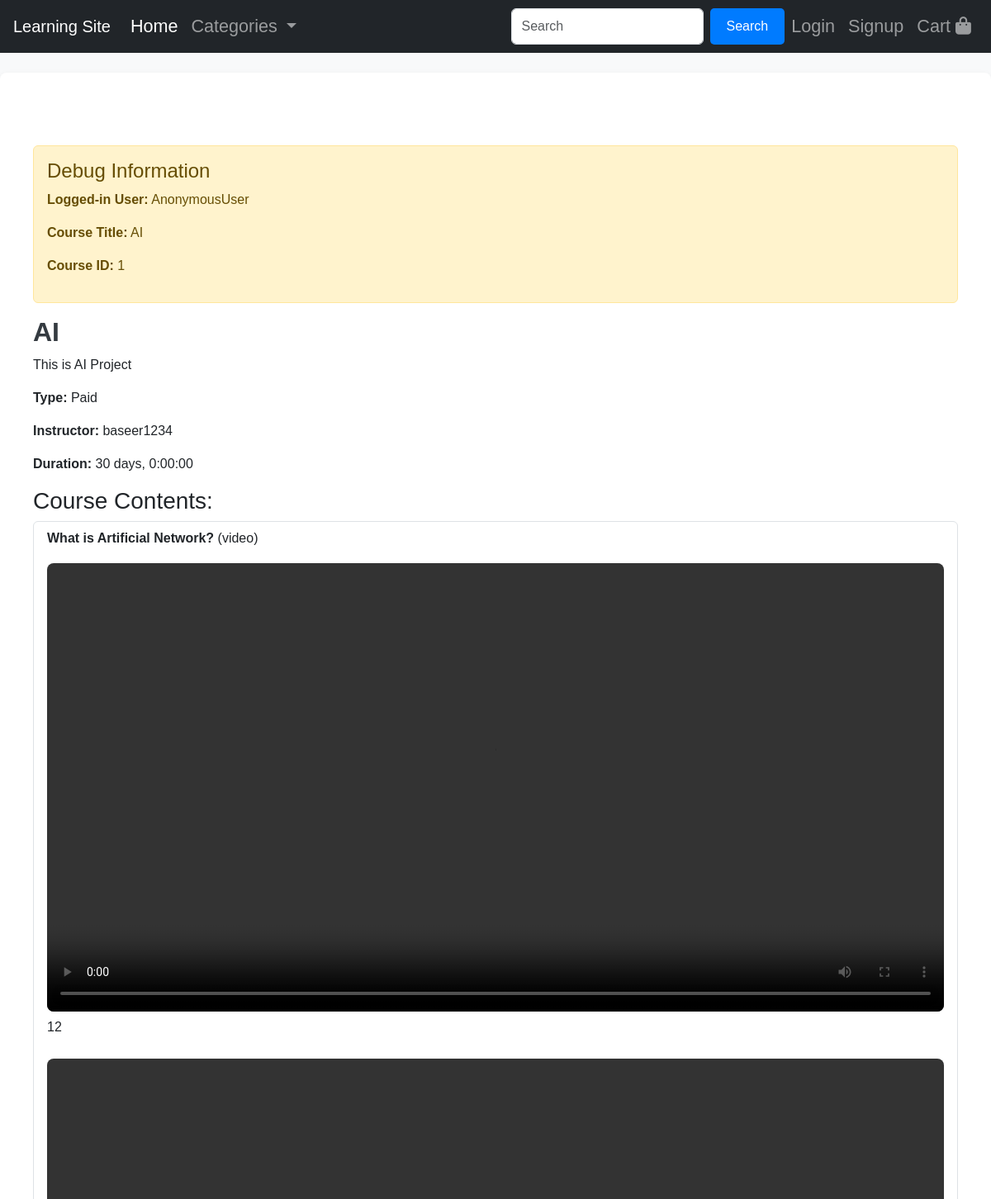
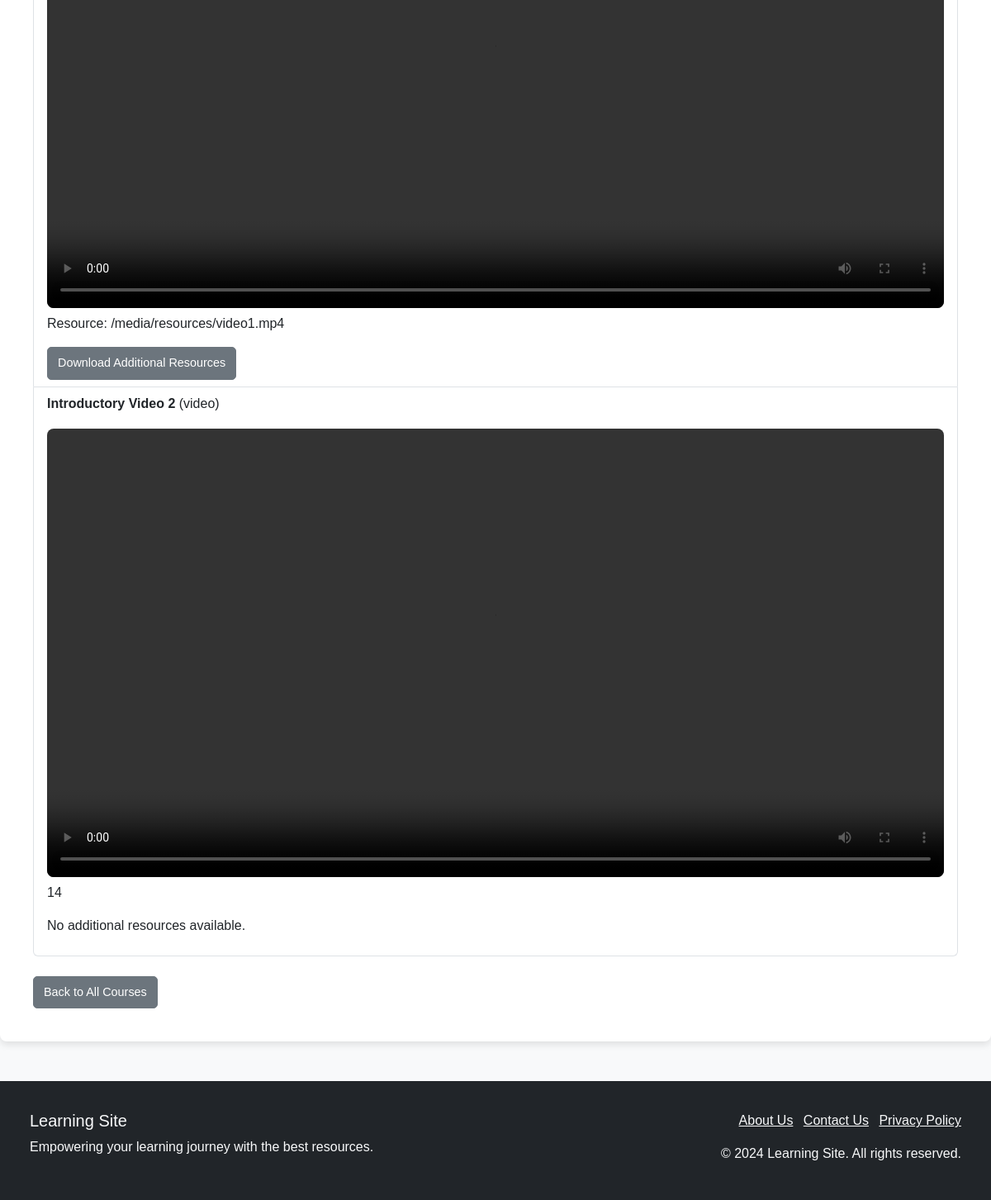
The app's page /course_instructor/course/1/ with its own data (2 pictures, top to bottom).
### course_instructor/models.py (models this page shows, shortened)
class Course(models.Model):
    COURSE_TYPE_CHOICES = [
        ('paid', 'Paid'),
        ('unpaid', 'Unpaid'),
    ]
    title = models.CharField(max_length=255)
    description = models.TextField()
    duration = models.DurationField(default=timedelta(days=30))
    instructor = models.ForeignKey(User, on_delete=models.CASCADE, related_name='courses_taught')
    course_type = models.CharField(max_length=10, choices=COURSE_TYPE_CHOICES, default='unpaid')
    created_at = models.DateTimeField(auto_now_add=True)
    updated_at = models.DateTimeField(auto_now=True)

class CourseContent(models.Model):
    course = models.ForeignKey(Course, related_name='contents', on_delete=models.CASCADE)
    Contenttitle = models.CharField(max_length=255)
    video = models.FileField(upload_to='course_videos/', max_length=255)
    content_type = models.CharField(max_length=100, choices=[('video', 'Video'), ('pdf', 'PDF'), ('text', 'Text')])
    order = models.IntegerField()
    additional_resources = models.FileField(upload_to='resources/', null=True, blank=True)
    is_last_video = models.BooleanField(default=False)

### course_instructor/views.py (the view)
# urls.py: path('course/<int:course_id>/', course_detail, name='course_detail'),
def course_detail(request, course_id):
    course = get_object_or_404(Course, id=course_id)
    course_contents = CourseContent.objects.filter(course=course).order_by('order')
    return render(
        request,
        'course_detail.html',
        {
            'course': course,
            'course_contents': course_contents,
            'student_id': request.user.id,  # Add this for potential logged-in student tracking
        }
    )

### template/course_detail.html (shortened to what this page needs)
{% extends "layout.html" %}
{% load static %}
{% block body %}
<div class="container mt-5">
    <div class="alert alert-warning">
        <h4>Debug Information</h4>
        <p><strong>Logged-in User:</strong> {{ request.user }}</p>
        <p><strong>Course Title:</strong> {{ course.title }}</p>
        <p><strong>Course ID:</strong> {{ course.id }}</p>
    </div>
    <h1>{{ course.title }}</h1>
    <p>{{ course.description }}</p>
    <p><strong>Type:</strong> {{ course.get_course_type_display }}</p>
    <p><strong>Instructor:</strong> {{ course.instructor }}</p>
    <p><strong>Duration:</strong> {{ course.duration }}</p>
    <h3>Course Contents:</h3>
    <ul class="list-group mb-4">
        {% for content in course_contents %}
    <li class="list-group-item">
        <strong>{{ content.Contenttitle }}</strong> ({{ content.content_type }})
        {% if content.content_type == 'video' %}
        <div class="mt-2">
            <video id="videoId_{{ content.id }}" width="100%" controls>
                <source src="{{ content.video.url }}" type="video/mp4">
            </video>
            <p>{{ content.id }}</p>
        </div>
        {% elif content.content_type == 'pdf' %}
        <div class="mt-2">
            <a href="{{ content.additional_resources.url }}" target="_blank" class="btn btn-info">View PDF</a>
        </div>
        {% elif content.content_type == 'text' %}
        <p>{{ content.additional_resources.url }}</p>
        {% endif %}
        {% if content.additional_resources %}
    <div class="mt-2">
        <video id="additionalVideo_{{ content.id }}" width="100%" controls>
            <source src="{{ content.additional_resources.url }}" type="video/mp4">
        </video>
    </div>
    <p>Resource: {{ content.additional_resources.url }}</p>
    <a href="{{ content.additional_resources.url }}" class="btn btn-secondary">Download Additional Resources</a>
{% else %}
    <p>No additional resources available.</p>
{% endif %}
    </li>
{% empty %}
    <li class="list-group-item">No content available for this course.</li>
{% endfor %}
    </ul>
    <a href="/" class="btn btn-secondary">Back to All Courses</a>
</div>
{% endblock %}

### static/style.css (style rules this page uses)
.container { max-width: 100% !important; }
body { display: flex; flex-direction: column; min-height: 100vh; margin: 0; }
.container { max-width: 800px; margin: 0 auto; padding: 20px; }
body { font-family: 'Arial', sans-serif; background-color: #f8f9fa; margin: 0; padding: 0; }
h1 { font-size: 2rem; font-weight: bold; color: #343a40; }
video { border-radius: 8px; margin-top: 10px; }
.btn { font-size: 0.9rem; padding: 8px 12px; border-radius: 5px; transition: background-color 0.2s ease-in-out, color 0.2s ease-in-out; }

### records on screen
Course: title "AI", id "1", description "This is AI Project", course_type "Paid", instructor "baseer1234", duration "30 days, 0:00:00"
CourseContent: Contenttitle "What is Artificial Network?", content_type "video", id "12", additional_resources "/media/resources/video1.mp4"
CourseContent: Contenttitle "Introductory Video 2", content_type "video", id "14", additional_resources "No additional resources available."

### other values on screen
{{ request.user }} "AnonymousUser"
